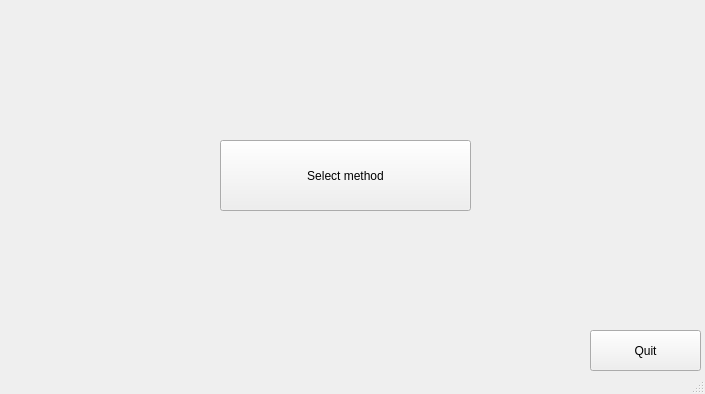
<?xml version="1.0" encoding="UTF-8"?>
<ui version="4.0">
 <class>MainWindow</class>
 <widget class="QMainWindow" name="MainWindow">
  <property name="geometry">
   <rect>
    <x>0</x>
    <y>0</y>
    <width>705</width>
    <height>394</height>
   </rect>
  </property>
  <property name="windowTitle">
   <string>MainWindow</string>
  </property>
  <property name="autoFillBackground">
   <bool>false</bool>
  </property>
  <property name="styleSheet">
   <string notr="true"/>
  </property>
  <widget class="QWidget" name="centralWidget">
   <widget class="QPushButton" name="pushButton">
    <property name="geometry">
     <rect>
      <x>220</x>
      <y>140</y>
      <width>251</width>
      <height>71</height>
     </rect>
    </property>
    <property name="cursor">
     <cursorShape>ArrowCursor</cursorShape>
    </property>
    <property name="autoFillBackground">
     <bool>true</bool>
    </property>
    <property name="text">
     <string>Select method</string>
    </property>
   </widget>
   <widget class="QPushButton" name="pushButton_2">
    <property name="geometry">
     <rect>
      <x>590</x>
      <y>330</y>
      <width>111</width>
      <height>41</height>
     </rect>
    </property>
    <property name="text">
     <string>Quit</string>
    </property>
   </widget>
  </widget>
  <widget class="QStatusBar" name="statusBar"/>
 </widget>
 <layoutdefault spacing="6" margin="11"/>
 <resources/>
 <connections/>
</ui>
